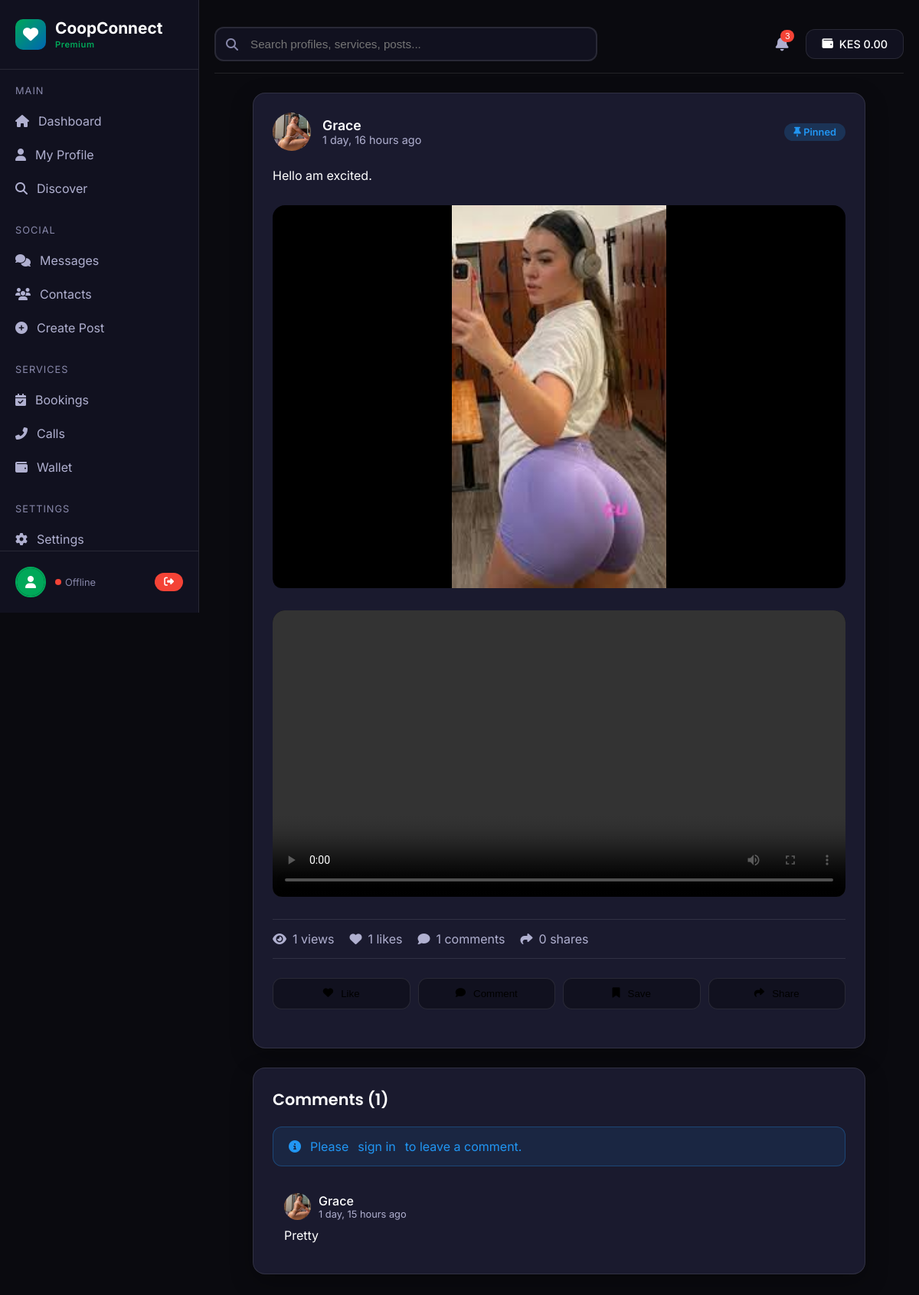
The app's page /post/2/ with its own data.
### main/models.py (models this page shows, shortened)
class Post(models.Model):
    POST_TYPES = [
        ('text', 'Text Post'),
        ('image', 'Image Post'),
        ('video', 'Video Post'),
    ]
    user = models.ForeignKey(User, on_delete=models.CASCADE, related_name='posts')
    content = models.TextField()
    post_type = models.CharField(max_length=10, choices=POST_TYPES, default='text')
    image = models.ImageField(upload_to='posts/images/', null=True, blank=True)
    video = models.FileField(upload_to='posts/videos/', null=True, blank=True)
    is_archived = models.BooleanField(default=False)
    is_featured = models.BooleanField(default=False)
    is_pinned = models.BooleanField(default=False)
    views = models.IntegerField(default=0)
    likes = models.IntegerField(default=0)
    comments_count = models.IntegerField(default=0)
    shares = models.IntegerField(default=0)
    location = models.CharField(max_length=255, blank=True)
    created_at = models.DateTimeField(auto_now_add=True)
    updated_at = models.DateTimeField(auto_now=True)
    class Meta:
        ordering = ['-is_pinned', '-created_at']
        indexes = [
            models.Index(fields=['-created_at', 'user']),
            models.Index(fields=['is_archived']),
        ]

class Profile(models.Model):
    GENDER_CHOICES = [
        ('Female', 'Female'),
        ('Male', 'Male'),
        ('Other', 'Other'),
    ]
    SEXUAL_ORIENTATION_CHOICES = [
        ('Bisexual', 'Bisexual'),
        ('Straight', 'Straight'),
        ('Gay', 'Gay'),
        ('Lesbian', 'Lesbian'),
        ('Other', 'Other'),
    ]
    user = models.OneToOneField(User, on_delete=models.CASCADE, related_name='profile')
    phone_number = models.CharField(max_length=20, unique=True, help_text="Primary contact number")
    whatsapp_number = models.CharField(max_length=20, blank=True, default='')
    gender = models.CharField(max_length=20, choices=GENDER_CHOICES, default='Other')
    sexual_orientation = models.CharField(max_length=20, choices=SEXUAL_ORIENTATION_CHOICES, default='Other')
    age = models.IntegerField(default=18)  # ADD DEFAULT
    nationality = models.CharField(max_length=100, default='Kenyan')
    county = models.CharField(max_length=100, default='Nairobi')
    city_town = models.CharField(max_length=100, default='Nairobi')
    location = models.TextField(help_text="Detailed location/CBD information", default='Nairobi CBD')
    services_offered = models.TextField(
        help_text="Services separated by commas: Dinner Date, Travel Companion, etc.",
        default='Dinner Date'
    )
    hourly_rate_incall = models.DecimalField(
        max_digits=10, decimal_places=2, null=True, blank=True,
        help_text="Incall rate per hour"
    )
    hourly_rate_outcall = models.DecimalField(
        max_digits=10, decimal_places=2, null=True, blank=True,
        help_text="Outcall rate per hour"
    )
    is_vip = models.BooleanField(default=False)
    is_verified = models.BooleanField(default=False)
    is_online = models.BooleanField(default=False)
    is_available = models.BooleanField(default=True)
    total_views = models.IntegerField(default=0)
    total_calls = models.IntegerField(default=0)
    total_bookings = models.IntegerField(default=0)
    rating = models.DecimalField(max_digits=3, decimal_places=2, default=0.0)
    created_at = models.DateTimeField(auto_now_add=True)
    last_active = models.DateTimeField(auto_now=True)
    class Meta:
        ordering = ['-is_vip', '-last_active']
        verbose_name = "User Profile"
        verbose_name_plural = "User Profiles"

class Photo(models.Model):
    profile = models.ForeignKey(Profile, on_delete=models.CASCADE, related_name='photos')
    image = models.ImageField(upload_to='photos/%Y/%m/%d/')
    caption = models.CharField(max_length=200, blank=True)
    is_primary = models.BooleanField(default=False)
    uploaded_at = models.DateTimeField(auto_now_add=True)
    class Meta:
        ordering = ['-is_primary', '-uploaded_at']

class Comment(models.Model):
    post = models.ForeignKey(Post, on_delete=models.CASCADE, related_name='comments')
    user = models.ForeignKey(User, on_delete=models.CASCADE)
    content = models.TextField()
    created_at = models.DateTimeField(auto_now_add=True)
    class Meta:
        ordering = ['created_at']

### main/views.py (the view, shortened to what this page needs)
# urls.py: path('post/<int:post_id>/', views.post_detail_view, name='post_detail'),
def post_detail_view(request, post_id):
    post = get_object_or_404(Post, id=post_id)
    if request.user != post.user:
        post.views += 1
        post.save()
    comments = Comment.objects.filter(post=post).order_by('created_at')
    comment_form = CommentForm()
    user_interactions = {}
    if request.user.is_authenticated:
        interactions = PostInteraction.objects.filter(user=request.user, post=post)
        user_interactions = {interaction.interaction_type: True for interaction in interactions}
    context = {
        'post': post,
        'comments': comments,
        'comment_form': comment_form,
        'user_interactions': user_interactions,
    }
    return render(request, 'dashboard/post_detail.html', context)

### main/forms.py
class CommentForm(forms.ModelForm):
    class Meta:
        model = Comment
        fields = ['content']
        widgets = {
            'content': forms.Textarea(attrs={
                'rows': 2,
                'placeholder': 'Add a comment...',
                'class': 'form-control'
            }),
        }

### main/context_processors.py (called while the page is built)
def unread_messages(request):
    if request.user.is_authenticated:
        unread_count = Message.objects.filter(
            conversation__participants=request.user,
            is_read=False
        ).exclude(sender=request.user).count()
        return {'unread_messages_count': unread_count}
    return {'unread_messages_count': 0}

### templates/dashboard/post_detail.html (shortened to what this page needs)
{% extends 'base.html' %}
{% block content %}
<div class="post-detail">
    <div class="card">
        <div class="post-header">
            <div class="post-avatar">
                {% if post.user.profile.photos.first %}
                <img src="{{ post.user.profile.photos.first.image.url }}" alt="{{ post.user.username }}">
                {% else %}
                <div class="d-flex align-center justify-center h-100" style="background: var(--coop-green);">
                    <i class="fas fa-user"></i>
                </div>
                {% endif %}
            </div>
            <div class="post-meta">
                <div class="post-author">{{ post.user.username }}</div>
                <div class="post-time">
                    {{ post.created_at|timesince }} ago
                </div>
            </div>
            <div class="post-actions-header">
                {% if post.is_pinned %}
                <span class="badge badge-info">
                    <i class="fas fa-thumbtack"></i> Pinned
                </span>
                {% endif %}
            </div>
        </div>
        <div class="post-content">
            <p>{{ post.content|linebreaks }}</p>
        </div>
        {% if post.image %}
        <div class="post-media">
            <img src="{{ post.image.url }}" alt="Post image" class="rounded">
        </div>
        {% endif %}
        {% if post.video %}
        <div class="post-media">
            <video controls class="rounded">
                <source src="{{ post.video.url }}" type="video/mp4">
            </video>
        </div>
        {% endif %}
        <div class="post-stats">
            <div class="stat-item">
                <i class="fas fa-eye"></i>
                <span>{{ post.views }} views</span>
            </div>
            <div class="stat-item">
                <i class="fas fa-heart"></i>
                <span>{{ post.likes }} likes</span>
            </div>
            <div class="stat-item">
                <i class="fas fa-comment"></i>
                <span>{{ post.comments_count }} comments</span>
            </div>
            <div class="stat-item">
                <i class="fas fa-share"></i>
                <span>{{ post.shares }} shares</span>
            </div>
        </div>
        <div class="interaction-buttons">
            <button class="interaction-btn like-btn {% if user_interactions.like %}active like{% endif %}"
                    data-post-id="{{ post.id }}" data-action="like">
                <i class="fas fa-heart"></i>
                <span>Like</span>
            </button>
            <button class="interaction-btn comment-btn" onclick="document.getElementById('commentInput').focus()">
                <i class="fas fa-comment"></i>
                <span>Comment</span>
            </button>
            <button class="interaction-btn save-btn {% if user_interactions.save %}active{% endif %}"
                    data-post-id="{{ post.id }}" data-action="save">
                <i class="fas fa-bookmark"></i>
                <span>Save</span>
            </button>
            <button class="interaction-btn share-btn" data-post-id="{{ post.id }}" data-action="share">
                <i class="fas fa-share"></i>
                <span>Share</span>
            </button>
        </div>
    </div>
    <div class="card mt-4">
        <div class="card-header">
            <h3 class="card-title">Comments ({{ post.comments_count }})</h3>
        </div>
        <div class="card-body">
            {% if user.is_authenticated %}
            <form method="POST" action="{% url 'post_detail' post.id %}" class="comment-form">
                {% csrf_token %}
                <div class="form-group">
                    <textarea class="form-control" id="commentInput" name="content"
                              rows="3" placeholder="Write a comment..." required></textarea>
                </div>
                <button type="submit" class="btn btn-primary">
                    <i class="fas fa-paper-plane"></i> Post Comment
                </button>
            </form>
            {% else %}
            <div class="alert alert-info">
                <i class="fas fa-info-circle"></i>
                Please <a href="{% url 'account_login' %}">sign in</a> to leave a comment.
            </div>
            {% endif %}
            <div class="comment-list">
                {% for comment in comments %}
                <div class="comment-item">
                    <div class="comment-header">
                        <div class="comment-avatar">
                            {% if comment.user.profile.photos.first %}
                            <img src="{{ comment.user.profile.photos.first.image.url }}" alt="{{ comment.user.username }}">
                            {% else %}
                            <div class="d-flex align-center justify-center h-100" style="background: var(--coop-green);">
                                <i class="fas fa-user"></i>
                            </div>
                            {% endif %}
                        </div>
                        <div>
                            <div class="comment-author">{{ comment.user.username }}</div>
                            <div class="comment-time">{{ comment.created_at|timesince }} ago</div>
                        </div>
                    </div>
                    <div class="comment-content">
                        <p>{{ comment.content|linebreaks }}</p>
                    </div>
                </div>
                {% empty %}
                <div class="text-center p-4">
                    <i class="fas fa-comments fa-3x text-secondary mb-3"></i>
                    <p class="text-secondary">No comments yet. Be the first to comment!</p>
                </div>
                {% endfor %}
            </div>
        </div>
    </div>
</div>
{% endblock %}

### templates/base.html (style rules this page uses)
:root { --coop-green: #00A859; --coop-blue: #0066B3; --dark-bg: #0a0a0f; --darker-bg: #11111f; --card-bg: #1a1a2e; --sidebar-bg: #11111f; --text-primary: #ffffff; --text-secondary: #b0b0d0; --text-muted: #8888aa; --border-color: rgba(255,255,255,0.1); --primary-gradient: linear-gradient(135deg, var(--coop-green), var(--coop-blue)); --success: #4caf50; --danger: #f44336; --warning: #ffc107; --info: #2196f3; --shadow: 0 10px 30px rgba(0,0,0,0.3); --shadow-lg: 0 20px 60px rgba(0,0,0,0.4); --radius-sm: 8px; --radius: 12px; --radius-lg: 16px; }
* { margin: 0; padding: 0; box-sizing: border-box; }
body { font-family: 'Inter', sans-serif; background: var(--dark-bg); color: var(--text-primary); min-height: 100vh; overflow-x: hidden; }
h1, h2, h3, h4, h5, h6 { font-family: 'Poppins', sans-serif; font-weight: 600; }
a { text-decoration: none; color: inherit; }
.card { background: var(--card-bg); border-radius: var(--radius-lg); padding: 25px; border: 1px solid var(--border-color); box-shadow: var(--shadow); margin-bottom: 25px; transition: transform 0.3s ease, box-shadow 0.3s ease; }
.card-header { display: flex; justify-content: space-between; align-items: center; margin-bottom: 20px; }
.card-title { font-size: 1.3rem; font-weight: 600; color: var(--text-primary); }
.badge { display: inline-block; padding: 4px 12px; border-radius: 20px; font-size: 0.8rem; font-weight: 600; }
.badge-info { background: rgba(33, 150, 243, 0.2); color: var(--info); }
.alert { padding: 15px 20px; border-radius: var(--radius); margin-bottom: 10px; display: flex; align-items: center; gap: 12px; animation: slideInRight 0.3s ease; border: 1px solid transparent; }
.alert-info { background: rgba(33,150,243,0.1); border-color: rgba(33,150,243,0.3); color: var(--info); }
.stat-item { text-align: center; }
.rounded { border-radius: var(--radius); }

### templates/dashboard/post_detail.html (style rules this page uses)
.post-detail { max-width: 800px; margin: 0 auto; }
.post-header { display: flex; align-items: center; gap: 15px; margin-bottom: 20px; }
.post-avatar { width: 50px; height: 50px; border-radius: 50%; overflow: hidden; }
.post-avatar img { width: 100%; height: 100%; object-fit: cover; }
.post-meta { flex: 1; }
.post-author { font-weight: 600; font-size: 1.1rem; }
.post-time { color: var(--text-secondary); font-size: 0.9rem; }
.post-actions-header { display: flex; gap: 10px; }
.post-content { margin-bottom: 25px; line-height: 1.6; }
.post-media { margin: 25px 0; border-radius: var(--radius-lg); overflow: hidden; }
.post-media img, .post-media video { width: 100%; max-height: 500px; object-fit: contain; background: #000; }
.post-stats { display: flex; gap: 20px; padding: 15px 0; border-top: 1px solid var(--border-color); border-bottom: 1px solid var(--border-color); margin: 20px 0; }
.stat-item { display: flex; align-items: center; gap: 8px; color: var(--text-secondary); }
.interaction-buttons { display: flex; gap: 10px; margin: 25px 0; }
.interaction-btn { flex: 1; padding: 12px; background: var(--darker-bg); border: 1px solid var(--border-color); border-radius: var(--radius); display: flex; align-items: center; justify-content: center; gap: 10px; cursor: pointer; transition: all 0.3s ease; }
.comment-list { margin-top: 20px; }
.comment-item { padding: 15px; border-bottom: 1px solid var(--border-color); }
.comment-item:last-child { border-bottom: none; }
.comment-header { display: flex; align-items: center; gap: 10px; margin-bottom: 10px; }
.comment-avatar { width: 35px; height: 35px; border-radius: 50%; overflow: hidden; }
.comment-avatar img { width: 100%; height: 100%; object-fit: cover; }
.comment-author { font-weight: 500; }
.comment-time { color: var(--text-secondary); font-size: 0.8rem; }

### records on screen
Post: user.profile.photos.first.image (picture), user.username "Grace", created_at "1 day, 16 hours", content "Hello am excited.", image (picture), views "1", likes "1", comments_count "1", shares "0"
Comment: user.profile.photos.first.image (picture), user.username "Grace", created_at "1 day, 15 hours", content "Pretty"

### other values on screen
{{ user.wallet.balance|default:"0.00" }} "0.00"
